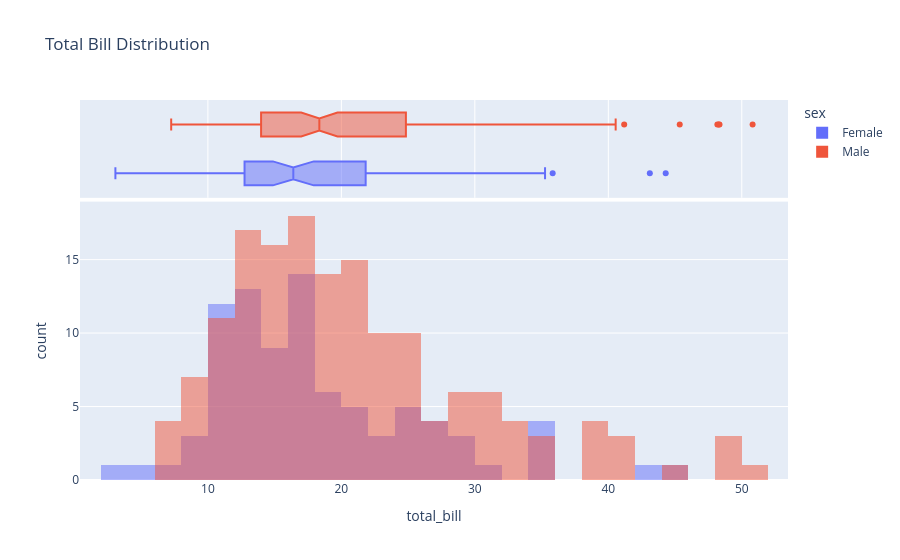

The cell this chart's notebook holds for it:
### Markdown cell above
## 2. Distribution Charts

### Code cell
tips = px.data.tips()

# Histogram
fig = px.histogram(
    tips, x='total_bill',
    color='sex', barmode='overlay',
    marginal='box',  # adds a box plot on top
    title='Total Bill Distribution'
)
fig.show()

### Figure 1 — Plotly figure (JSON) as saved in the notebook; plotly's stock layout.template omitted (floating-point values rounded to 4 significant figures; data arrays with more than 128 entries replaced by an {"elided": "..."} marker saying what was removed)
{"data": [{"bingroup": "x", "hovertemplate": "sex=Female<br>total_bill=%{x}<br>count=%{y}<extra></extra>", "legendgroup": "Female", "marker": {"color": "#636efa", "opacity": 0.5, "pattern": {"shape": ""}}, "name": "Female", "orientation": "v", "showlegend": true, "x": [16.99, 24.59, 35.26, 14.83, 10.33, 16.97, 20.29, 15.77, 19.65, 15.06, 20.69, 16.93, 10.29, 34.81, 26.41, 16.45, 3.07, 17.07, 26.86, 25.28, 14.73, 10.07, 34.83, 5.75, 16.32, 22.75, 11.35, 15.38, 44.3, 22.42, 20.92, 14.31, 7.25, 25.71, 17.31, 10.65, 12.43, 24.08, 13.42, 12.48, 29.8, 14.52, 11.38, 20.27, 11.17, 12.26, 18.26, 8.51, 10.33, 14.15, 13.16, 17.47, 27.05, 16.43, 8.35, 18.64, 11.87, 29.85, 25.0, 13.39, 16.21, 17.51, 10.59, 10.63, 9.6, 20.9, 18.15, 19.81, 43.11, 13.0, 12.74, 13.0, 16.4, 16.47, 12.76, 13.27, 28.17, 12.9, 30.14, 13.42, 15.98, 16.27, 10.09, 22.12, 35.83, 27.18, 18.78], "xaxis": "x", "yaxis": "y", "type": "histogram"}, {"hovertemplate": "sex=Female<br>total_bill=%{x}<extra></extra>", "legendgroup": "Female", "marker": {"color": "#636efa"}, "name": "Female", "notched": true, "showlegend": false, "x": [16.99, 24.59, 35.26, 14.83, 10.33, 16.97, 20.29, 15.77, 19.65, 15.06, 20.69, 16.93, 10.29, 34.81, 26.41, 16.45, 3.07, 17.07, 26.86, 25.28, 14.73, 10.07, 34.83, 5.75, 16.32, 22.75, 11.35, 15.38, 44.3, 22.42, 20.92, 14.31, 7.25, 25.71, 17.31, 10.65, 12.43, 24.08, 13.42, 12.48, 29.8, 14.52, 11.38, 20.27, 11.17, 12.26, 18.26, 8.51, 10.33, 14.15, 13.16, 17.47, 27.05, 16.43, 8.35, 18.64, 11.87, 29.85, 25.0, 13.39, 16.21, 17.51, 10.59, 10.63, 9.6, 20.9, 18.15, 19.81, 43.11, 13.0, 12.74, 13.0, 16.4, 16.47, 12.76, 13.27, 28.17, 12.9, 30.14, 13.42, 15.98, 16.27, 10.09, 22.12, 35.83, 27.18, 18.78], "xaxis": "x2", "yaxis": "y2", "type": "box"}, {"bingroup": "x", "hovertemplate": "sex=Male<br>total_bill=%{x}<br>count=%{y}<extra></extra>", "legendgroup": "Male", "marker": {"color": "#EF553B", "opacity": 0.5, "pattern": {"shape": ""}}, "name": "Male", "orientation": "v", "showlegend": true, "x": {"elided": "157 float values"}, "xaxis": "x", "yaxis": "y", "type": "histogram"}, {"hovertemplate": "sex=Male<br>total_bill=%{x}<extra></extra>", "legendgroup": "Male", "marker": {"color": "#EF553B"}, "name": "Male", "notched": true, "showlegend": false, "x": {"elided": "157 float values"}, "xaxis": "x2", "yaxis": "y2", "type": "box"}], "layout": {"barmode": "overlay", "legend": {"title": {"text": "sex"}, "tracegroupgap": 0}, "title": {"text": "Total Bill Distribution"}, "xaxis": {"anchor": "y", "domain": [0.0, 1.0], "title": {"text": "total_bill"}}, "xaxis2": {"anchor": "y2", "domain": [0.0, 1.0], "matches": "x", "showgrid": true, "showticklabels": false}, "yaxis": {"anchor": "x", "domain": [0.0, 0.7326], "title": {"text": "count"}}, "yaxis2": {"anchor": "x2", "domain": [0.7426, 1.0], "matches": "y2", "showgrid": false, "showline": false, "showticklabels": false, "ticks": ""}}}
